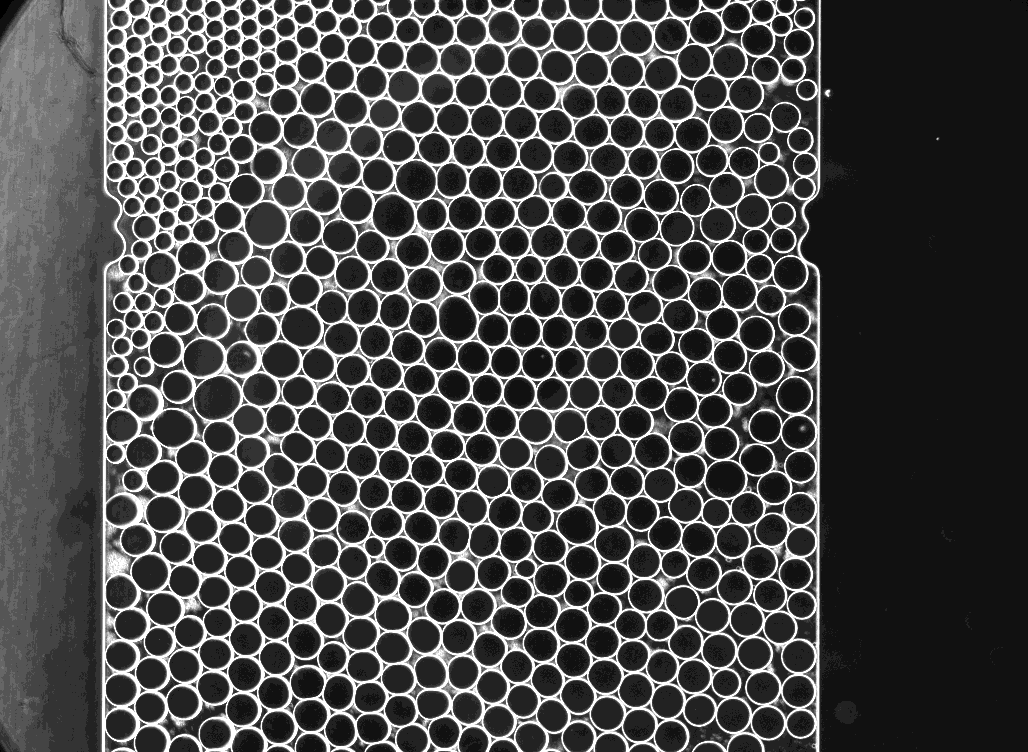
#> input picture sobel_tiff/0513160972_BL1_01.tiff, 1028 x 752 px, found by its file name
$ python main.py   (older library calls are emulated)
#> lines starting #> are read from the running program, lines starting #| are printed output that depends on the picture; after the words box and inside, x2 and y2 are one past the last pixel; in counts of white or black regions, pixels touching at a corner belong together
#> further down, Wimg is the input picture: shape (752, 1028) uint16; min 128, max 4095, mean 1262.6
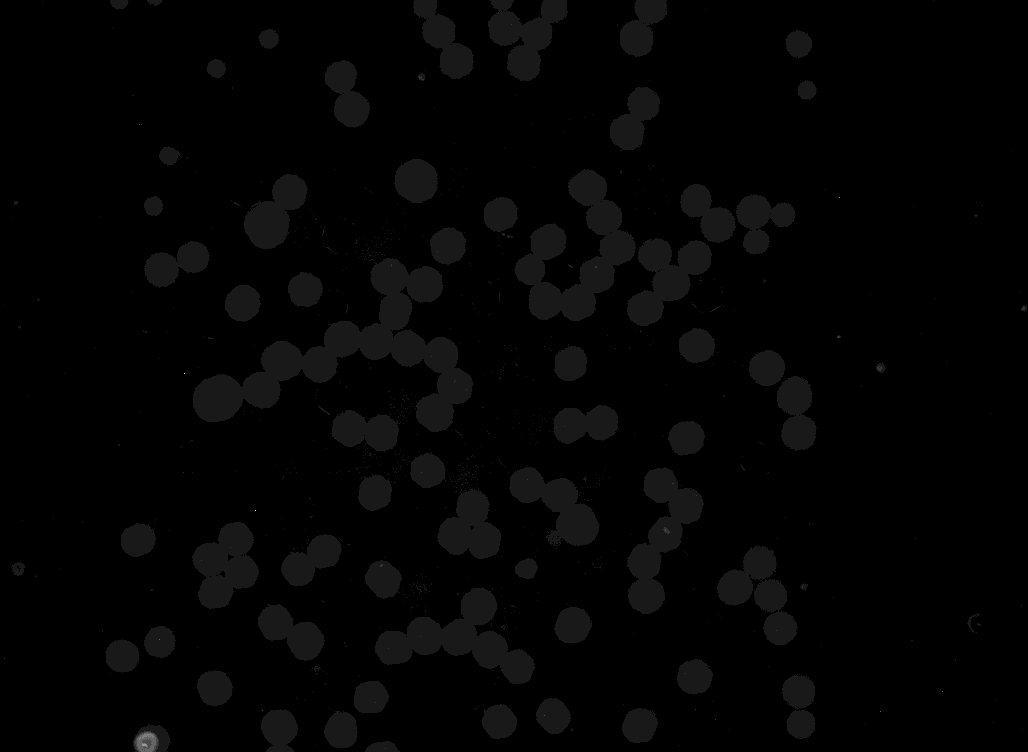
#> input picture sobel_tiff/0513161161_FAM1_02.tiff, 1028 x 752 px, found by its file name
#> further down, Bimg is the input picture: shape (752, 1028) uint16; min 263, max 3035, mean 429.8
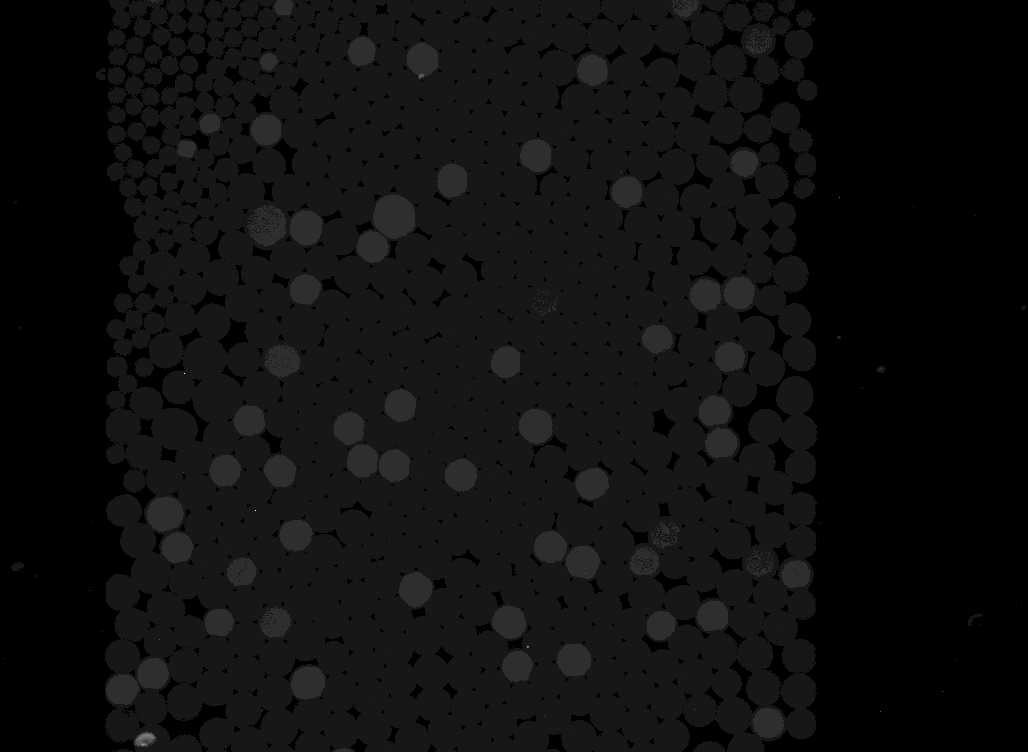
#> input picture sobel_tiff/0513161433_HEX1_03.tiff, 1028 x 752 px, found by its file name
#> further down, Gimg is the input picture: shape (752, 1028) uint16; min 97, max 2857, mean 287
### split_circle.py
import cv2
import json
import matplotlib.pyplot as plt
import numpy as np
import os
from PIL import Image

#定义一个全局列表，用于保存circle的坐标
global_circle_list = []

#定义一个全局列表，用于保存蓝光下液滴的信息，包括圆心位置，半径，亮度值
global_blue_list = []

#定义一个全局列表，用于保存绿光下液滴的信息，包括圆心位置，半径，亮度值
global_green_list = []

#图像增亮
def enhance_contrast(img, alpha, beta):
    # 提高对比度
#> called with alpha = 10, beta = 3000
    img = alpha * img + beta
    # 限制像素值范围
    img = np.clip(img, 0, 65535)
    # 转换回uint8类型
    img = (img /65535 * 255).astype('uint8')
#> call 3 of enhance_contrast, with alpha = 70, beta = 3000
#> in enhance_contrast (call 3), `img = alpha * img + beta`:
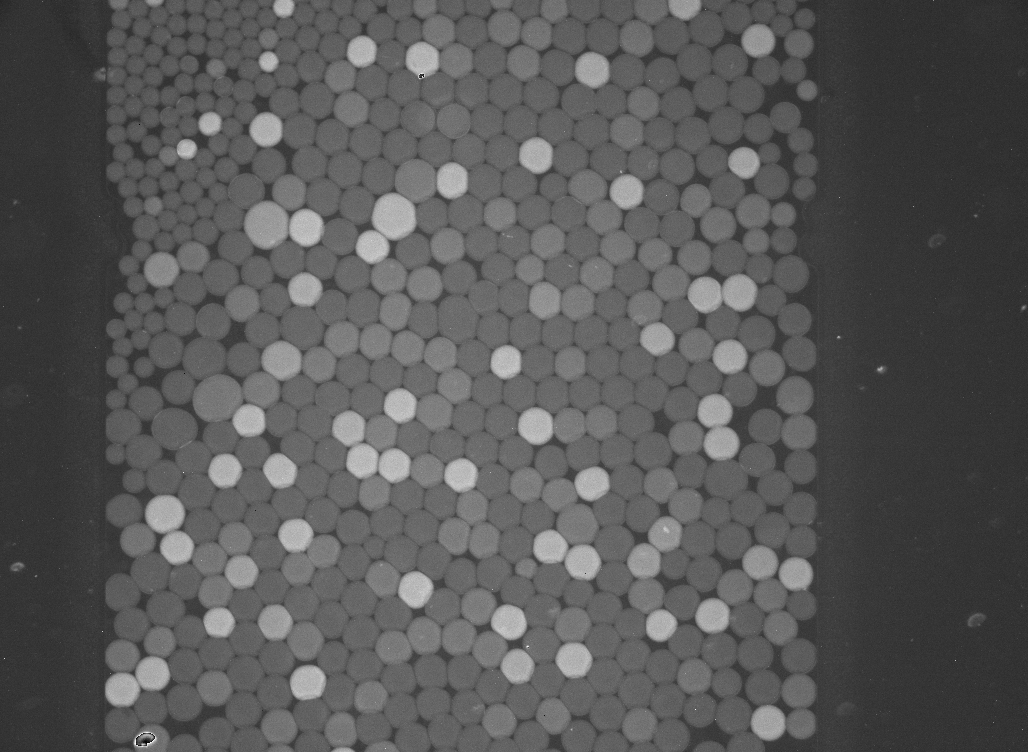
#> img: shape (752, 1028) uint16; min 394, max 65510, mean 23073.9; drawn with min black and max white
    #限制像素值范围
    img = np.clip(img, 0, 255)
    return img


#开运算函数
# [8 lines left out: function opening, not called in this run]


#sobel算子边缘检测
def sobel_edge_detection(img):
    # original_image = img.copy()
    # gray_img = cv2.cvtColor(img, cv2.COLOR_BGR2GRAY)
    sobel_xedge = cv2.Sobel(img,cv2.CV_16S,0,1,3)
    sobel_yedge = cv2.Sobel(img,cv2.CV_16S,1,0,3)
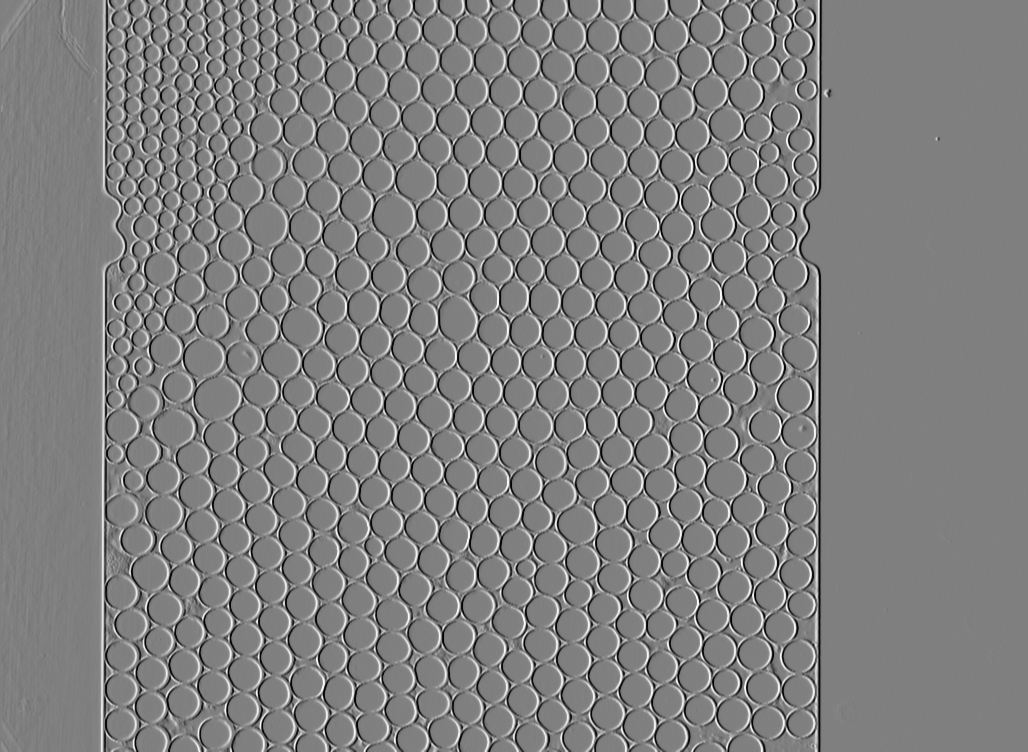
#> sobel_yedge: shape (752, 1028) int16; min -558, max 554, mean -0.4; drawn with min black and max white
    absx = cv2.convertScaleAbs(sobel_xedge)
    absy = cv2.convertScaleAbs(sobel_yedge)
    sobel_edge_image = cv2.addWeighted(absx,0.5,absy,0.5,0)
    # return sobel_edge_image
    cv2.imwrite("sobel_edge_image.tiff",sobel_edge_image)
    # print(f"sobel_edge_img:{sobel_edge_image.dtype}+{sobel_edge_image.shape}")


#极大连通域处理
def connected_component_process(img):
#> called with img = 'sobel_edge_image.tiff'
    img = cv2.imread(img)
#> img: shape (752, 1028, 3); min 0, max 255, mean 49.8
    gray_image = cv2.cvtColor(img, cv2.COLOR_BGR2GRAY)
    img_T = cv2.threshold(gray_image, 90, 255, cv2.THRESH_BINARY)[1]
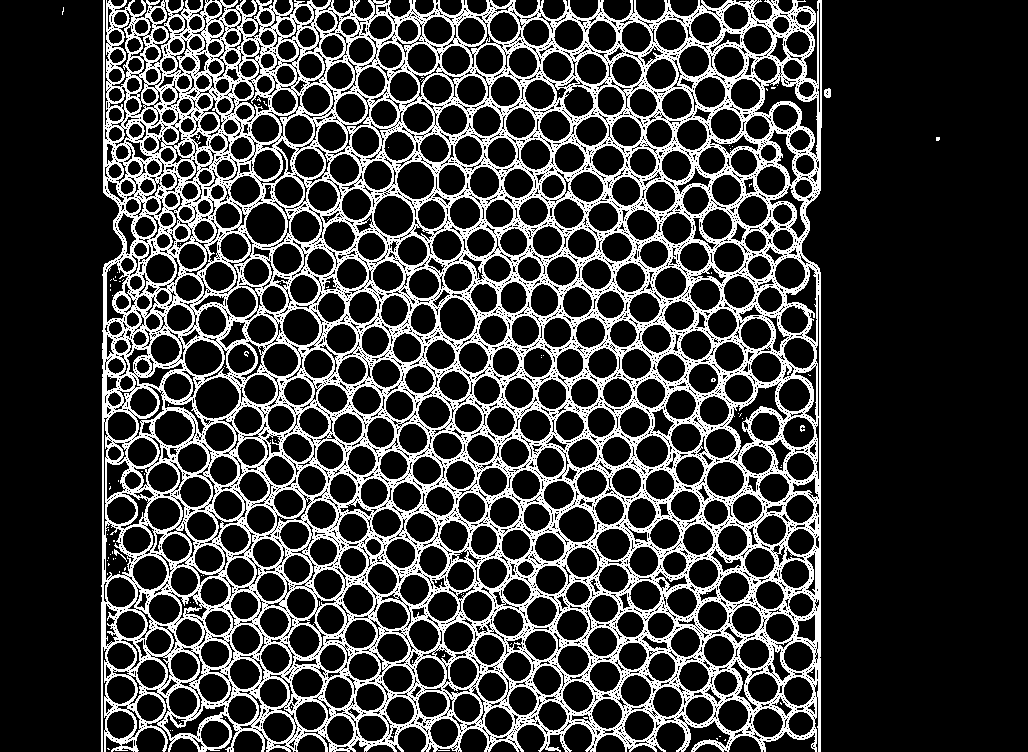
#> img_T: shape (752, 1028); 23.5% white in thin lines or dots, all inside (x1, y1, x2, y2) = (62, 0, 940, 752)

    num_labels, labels, stats, centroids = cv2.connectedComponentsWithStats(img_T, connectivity=8, ltype=cv2.CV_32S)
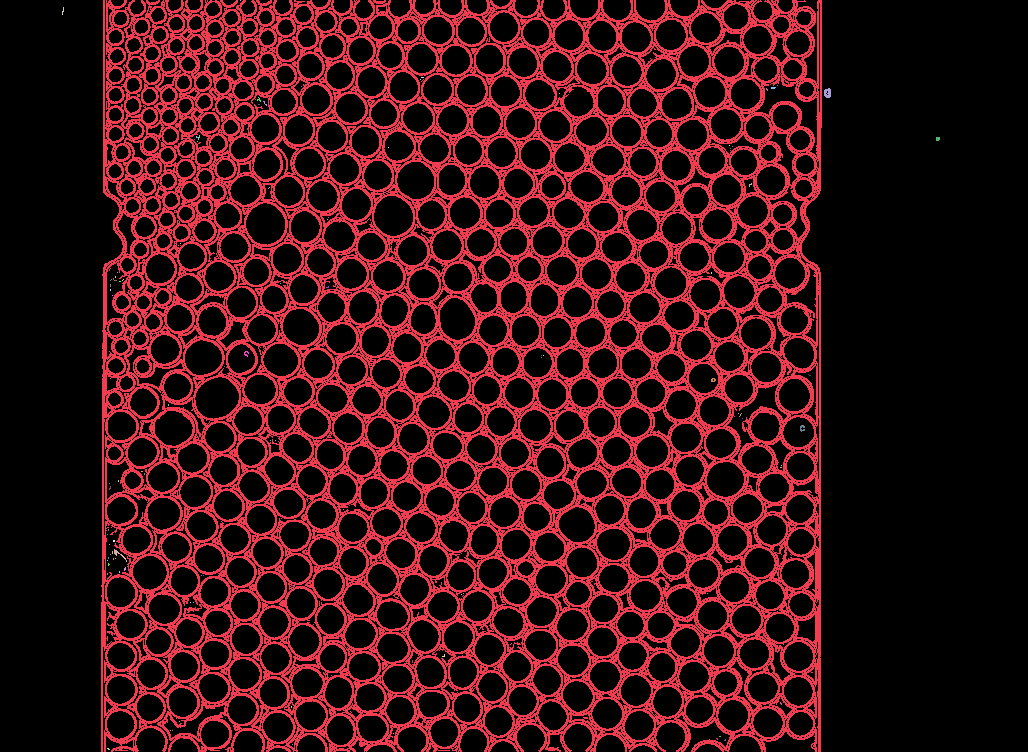
#> labels: shape (752, 1028) int32; 100 distinct labels, from 0 to 99; one colour per label, 0 black
#> num_labels = 100; stats = 100 rows, first 6: [0, 0, 1028, 752, 591305], [101, 0, 721, 752, 181384], [240, 0, 1, 1, 1], [62, 7, 2, 8, 9], [421, 77, 3, 1, 3], [420, 79, 1, 1, 1]; centroids = 100 pairs, first value 62.56 to 937.4, second value 0 to 748.5

    max_label = 0
    max_area = 0
    for i in range(1, num_labels):
        if stats[i, cv2.CC_STAT_AREA] > max_area:
            max_label = i
            max_area = stats[i, cv2.CC_STAT_AREA]
#> this loop made 99 passes
#> max_area on pass 1: 181384
#> after the loop, max_area = 181384; max_label = 1

    # 创建一个掩码来显示极大连通区域
    mask = np.zeros_like(img)
    mask[labels == max_label] = 255

    #对掩码进行开运算
    kernel = np.array([[-1, -1, -1],
                   [-1,  8, -1],
                   [-1, -1, -1]])
    opening_mask = cv2.morphologyEx(mask, cv2.MORPH_OPEN, kernel)

    # cv2.imwrite("mask.tiff",mask)
    # cv2.imwrite("opening_mask.tiff",opening_mask)
    print(f"mask:{mask.dtype}_{mask.shape}")

    return opening_mask


#根据sobel算子得到的mask做圆形检测，并将检测到的圆心以及半径存储到全局列表
def draw_mask_circle2BG (img):
    opening_mask = img

#> (the run stopped early here; a loop or call above may not have finished)
